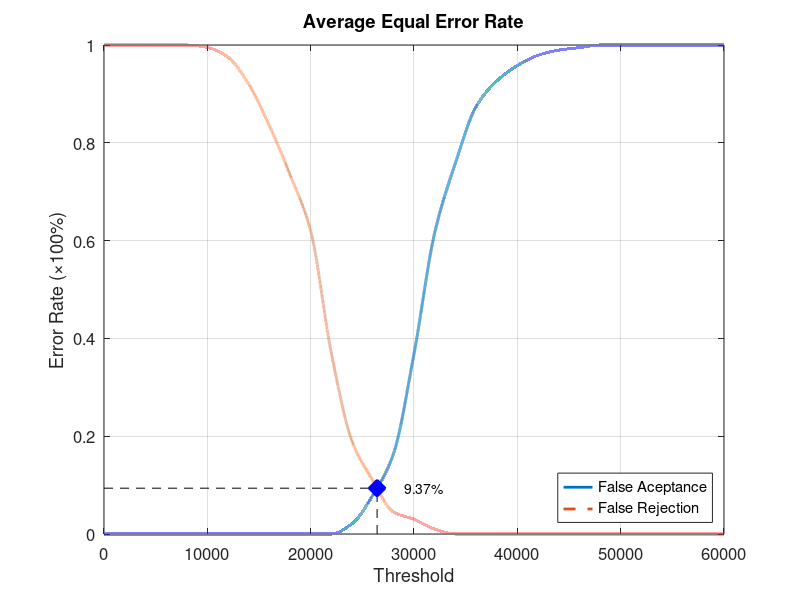
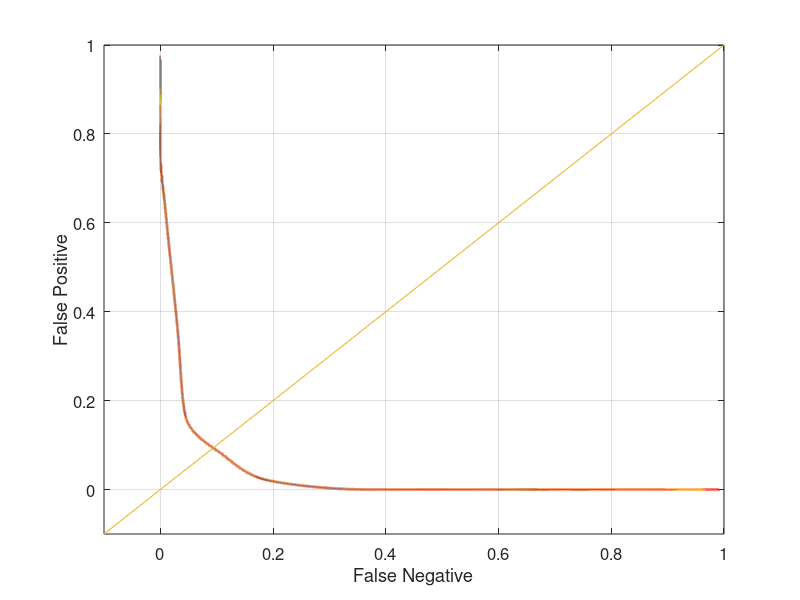

Write the MATLAB code that produced these figures, in order.
function yEER = Database2_1
close all;
clear;
clc;
x = 0:2000:60000;
xq = 0:0.5:60000;

y0 = [0 0 0 0 0 0 0 0 0 0 0 0 0.0210526 0.0789474 0.163158 0.368421 0.615789 0.757895 0.873684 0.926316 0.957895 0.978947 0.989474 0.994737 1 1 1 1 1 1 1];
yy0 = interp1(x, y0, xq, 'pchip');
y1 = [1 1 1 1 1 0.995 0.975 0.92 0.835 0.735 0.62 0.37 0.19 0.11 0.045 0.03 0.01 0 0 0 0 0 0 0 0 0 0 0 0 0 0];
yy1 = interp1(x, y1, xq, 'pchip');

% Calculating EER: 
y2 = abs(y0 - y1);
find(y2 == min(y2))
yy2 = abs(yy0 - yy1);
xEER = find(yy2 == min(yy2));
xEERIndex = xq(xEER) % X-axis EER
yEER = yy0(xEER) % Y-axis EER

main = figure
plot(xq, yy0,'-','LineWidth', 2);	hold on
plot(xq, yy1,'--','LineWidth', 2);	hold on
plot([xEERIndex xEERIndex], [0 yEER], 'k--');	hold on
plot([0 xEERIndex], [yEER yEER], 'k--');	hold on
plot(xEERIndex, yEER, 'bx', 'LineWidth', 10);	hold on
text(xEERIndex + 10 * xEERIndex / 100, yEER, [num2str(round((10000 * yEER)) / 100) '%'])
legend('False Aceptance', 'False Rejection', 'Location', 'SouthEast')
xlabel('Threshold')
ylabel('Error Rate (\times100%)')
title('Average Equal Error Rate')
set(gca, 'FontSize', 12)
axis([0 60000 0 1])
grid on

print(main, 'Database2_1Main', '-dpng');
FNRxFPR = figure('Color', [1 1 1]);
plot(yy1, yy0, '-', yy1, yy0, 'LineWidth', 2);
hold on
y = -0.1:0.1:1
plot(y, y); 
set(gca, 'FontSize', 12)
xlabel('False Negative')
ylabel('False Positive')
axis([-0.1 1 -0.1 1])
set(gca, 'FontSize', 12)
grid on

print(FNRxFPR, 'Database2_1FNRxFPR','-dpng');
end
